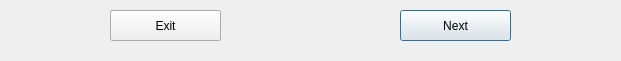
  <widget class="QWidget" name="w_botons" native="true">
   <property name="geometry">
    <rect>
     <x>180</x>
     <y>540</y>
     <width>621</width>
     <height>61</height>
    </rect>
   </property>
   <widget class="QPushButton" name="boto_back">
    <property name="geometry">
     <rect>
      <x>110</x>
      <y>10</y>
      <width>111</width>
      <height>31</height>
     </rect>
    </property>
    <property name="text">
     <string>Back</string>
    </property>
    <property name="icon">
     <iconset>
      <normaloff>../../../../../usr/share/kademar/utils/instalador/img/back.png</normaloff>../../../../../usr/share/kademar/utils/instalador/img/back.png</iconset>
    </property>
    <property name="iconSize">
     <size>
      <width>20</width>
      <height>20</height>
     </size>
    </property>
   </widget>
   <widget class="QPushButton" name="boto_next">
    <property name="geometry">
     <rect>
      <x>400</x>
      <y>10</y>
      <width>111</width>
      <height>31</height>
     </rect>
    </property>
    <property name="text">
     <string>Next</string>
    </property>
    <property name="icon">
     <iconset>
      <normaloff>../../../../../usr/share/kademar/utils/instalador/img/next.png</normaloff>../../../../../usr/share/kademar/utils/instalador/img/next.png</iconset>
    </property>
    <property name="iconSize">
     <size>
      <width>20</width>
      <height>20</height>
     </size>
    </property>
    <property name="default">
     <bool>true</bool>
    </property>
   </widget>
   <widget class="QPushButton" name="boto_exit">
    <property name="geometry">
     <rect>
      <x>110</x>
      <y>10</y>
      <width>111</width>
      <height>31</height>
     </rect>
    </property>
    <property name="text">
     <string>Exit</string>
    </property>
    <property name="icon">
     <iconset>
      <normaloff>../../../../../usr/share/kademar/utils/instalador/img/exit.png</normaloff>../../../../../usr/share/kademar/utils/instalador/img/exit.png</iconset>
    </property>
    <property name="iconSize">
     <size>
      <width>20</width>
      <height>20</height>
     </size>
    </property>
   </widget>
  </widget>
